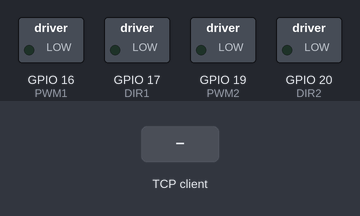
This program was run on a simulated ESP32 board running MicroPython. Shown: switched loads named in the program (green lamp = pin HIGH). The test bench sets the inputs (shaded band). WiFi joins after 1.5 s; one TCP client connects 1 s after the port opens and stays connected; what the program prints to the serial console is not drawn.

Above: at 2.7 s.
2.8 s: the TCP client sends "F"
At 4.0 s:
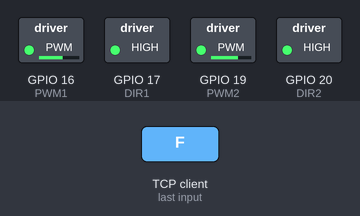
4.3 s: the TCP client sends "B"
At 5.2 s:
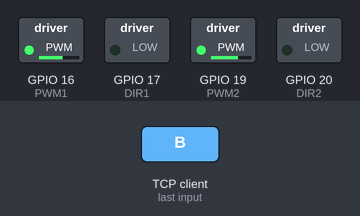
5.8 s: the TCP client sends "L"
At 6.3 s:
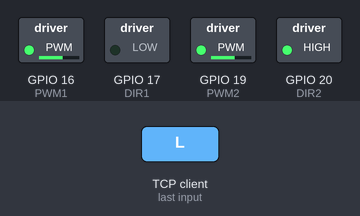
7.3 s: the TCP client sends "R"
At 8.5 s:
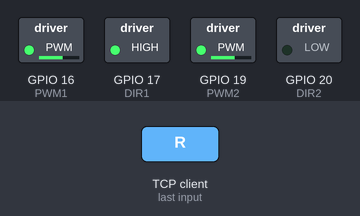
8.8 s: the TCP client sends "S"
At 9.8 s:
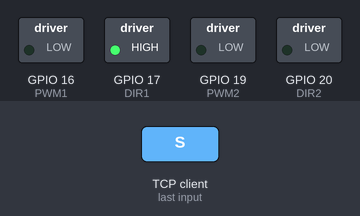
Timing chart, 0 to 11.3 s (numbered marks = the images above; inputs shaded):
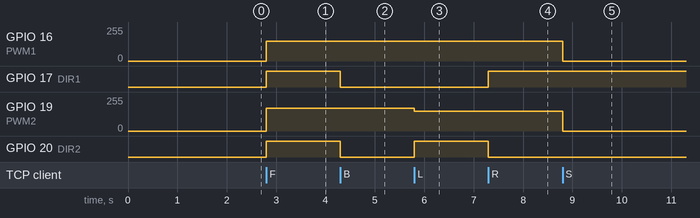

Measured:
- after the input at 2.8 s, GPIO 16 (PWM1): 0/255 → 150/255 at once; GPIO 17 (DIR1), GPIO 20 (DIR2): LOW → HIGH at once; GPIO 19 (PWM2): 0/255 → 170/255 at once
- after the input at 4.3 s, GPIO 17 (DIR1), GPIO 20 (DIR2): HIGH → LOW at once
- after the input at 5.8 s, GPIO 19 (PWM2): 170/255 → 150/255 at once; GPIO 20 (DIR2): LOW → HIGH at once
- after the input at 7.3 s, GPIO 17 (DIR1): LOW → HIGH at once; GPIO 20 (DIR2): HIGH → LOW at once
- after the input at 8.8 s, GPIO 16 (PWM1), GPIO 19 (PWM2): 150/255 → 0/255 at once

The program:

main.py
```python
from machine import Pin, PWM
import network
import socket
import time

# MOTOR SETUP
DIR1 = Pin(17, Pin.OUT)
PWM1 = PWM(Pin(16), freq=1000)

DIR2 = Pin(20, Pin.OUT)
PWM2 = PWM(Pin(19), freq=1000)

# STOP MOTORS ON BOOT
PWM1.duty(0)
PWM2.duty(0)
DIR1.off()
DIR2.off()

# MOTOR SETTINGS
SPEED = 600
M2_OFFSET = 80

def stop():
    PWM1.duty(0)
    PWM2.duty(0)

def forward():
    DIR1.on()
    DIR2.on()
    PWM1.duty(SPEED)
    PWM2.duty(min(1023, SPEED + M2_OFFSET))

def backward():
    DIR1.off()
    DIR2.off()
    PWM1.duty(SPEED)
    PWM2.duty(min(1023, SPEED + M2_OFFSET))

def left():
    DIR1.off()
    DIR2.on()
    PWM1.duty(SPEED)
    PWM2.duty(SPEED)

def right():
    DIR1.on()
    DIR2.off()
    PWM1.duty(SPEED)
    PWM2.duty(SPEED)

# WIFI
SSID = "x"
PASSWORD = "x"

wlan = network.WLAN(network.STA_IF)
wlan.active(True)
wlan.connect(SSID, PASSWORD)

print("Connecting to WiFi...")
while not wlan.isconnected():
    time.sleep(0.5)

ip = wlan.ifconfig()[0]
print("Connected, IP:", ip)

# TCP SERVER
PORT = 1234
addr = socket.getaddrinfo("0.0.0.0", PORT)[0][-1]

server = socket.socket()
server.bind(addr)
server.listen(1)

print("Waiting for client...")
conn, addr = server.accept()
print("Client connected:", addr)

# MAIN LOOP
try:
    while True:
        data = conn.recv(1)
        if not data:
            break

        cmd = data.decode()

        if cmd == "F":
            forward()
        elif cmd == "B":
            backward()
        elif cmd == "L":
            left()
        elif cmd == "R":
            right()
        elif cmd == "S":
            stop()

except Exception as e:
    print("Error:", e)

finally:
    stop()
    conn.close()
    server.close()
```
